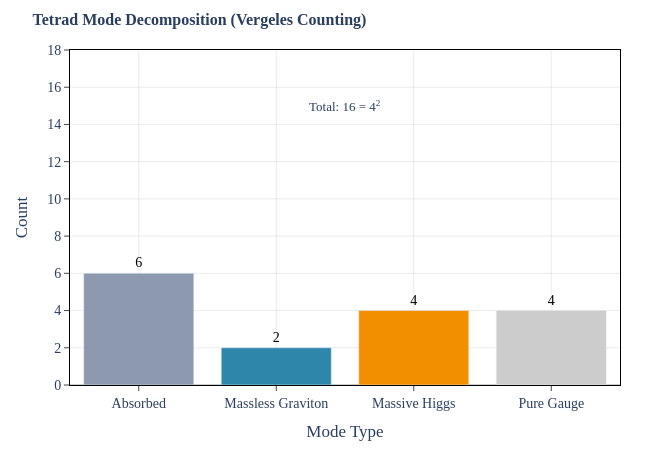

Write notebook code for a chart like this one.
### Code cell
# viz-ref: fig_adw_ng_mode_decomposition
from src.core.visualizations import fig_adw_ng_mode_decomposition

fig_adw_ng_mode_decomposition().show()

### Figure 1 — Plotly figure (JSON) as saved in the notebook; plotly's stock layout.template omitted (floating-point values rounded to 4 significant figures)
{"data": [{"marker": {"color": ["#8D99AE", "#2E86AB", "#F18F01", "#CCCCCC"]}, "text": ["6", "2", "4", "4"], "textfont": {"color": "black", "size": 14}, "textposition": "outside", "type": "bar", "x": ["Absorbed", "Massless Graviton", "Massive Higgs", "Pure Gauge"], "y": [6, 2, 4, 4]}], "layout": {"annotations": [{"font": {"size": 13}, "showarrow": false, "text": "Total: 16 = 4<sup>2</sup>", "x": 1.5, "y": 15}], "font": {"family": "CMU Serif, Computer Modern, Times New Roman, serif", "size": 14}, "height": 450, "margin": {"b": 60, "l": 70, "r": 30, "t": 50}, "paper_bgcolor": "white", "plot_bgcolor": "white", "title": {"font": {"family": "CMU Serif, Computer Modern, Times New Roman, serif", "size": 16}, "text": "<b>Tetrad Mode Decomposition (Vergeles Counting)</b>"}, "width": 650, "xaxis": {"gridcolor": "rgba(0,0,0,0.08)", "linecolor": "black", "linewidth": 1, "mirror": true, "showgrid": true, "showline": true, "ticks": "outside", "title": {"text": "Mode Type"}, "zeroline": true, "zerolinecolor": "rgba(0,0,0,0.2)"}, "yaxis": {"gridcolor": "rgba(0,0,0,0.08)", "linecolor": "black", "linewidth": 1, "mirror": true, "range": [0, 18], "showgrid": true, "showline": true, "ticks": "outside", "title": {"text": "Count"}, "zeroline": true, "zerolinecolor": "rgba(0,0,0,0.2)"}}}
